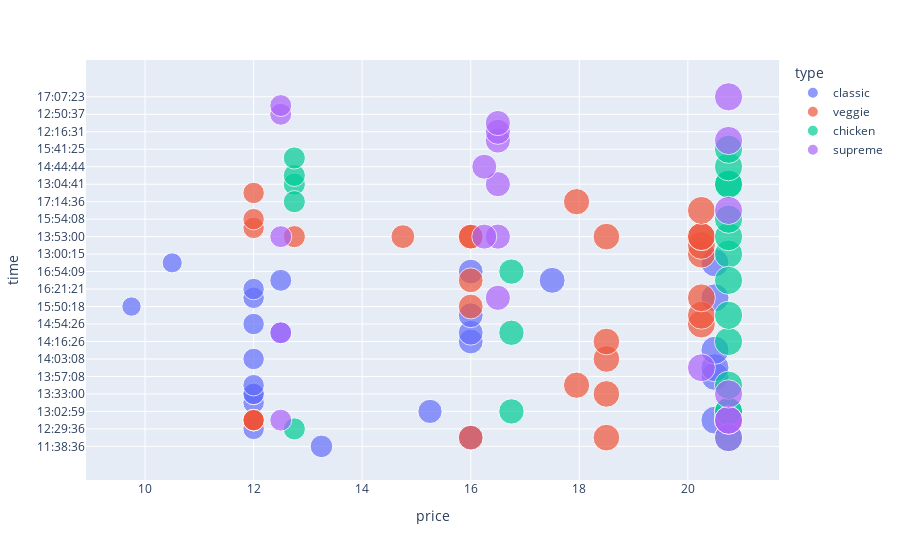

Here is the notebook cell this chart was saved with:
### Code cell
#df = px.data.iris()
fig = px.scatter(df_pizza_mini, x="price", y="time", color="type",
                 size='price', hover_data=['name'])
fig.show()

### Figure 1 — Plotly figure (JSON) as saved in the notebook; plotly's stock layout.template omitted (floating-point values rounded to 4 significant figures)
{"data": [{"customdata": [["hawaiian"], ["classic_dlx"], ["the_greek"], ["ital_cpcllo"], ["classic_dlx"], ["pepperoni"], ["the_greek"], ["big_meat"], ["the_greek"], ["napolitana"], ["napolitana"], ["ital_cpcllo"], ["big_meat"], ["ital_cpcllo"], ["ital_cpcllo"], ["ital_cpcllo"], ["pepperoni"], ["classic_dlx"], ["classic_dlx"], ["pepperoni"], ["ital_cpcllo"], ["big_meat"], ["the_greek"], ["pepperoni"], ["pep_msh_pep"], ["classic_dlx"], ["ital_cpcllo"], ["hawaiian"]], "hovertemplate": "type=classic<br>price=%{marker.size}<br>time=%{y}<br>name=%{customdata[0]}<extra></extra>", "legendgroup": "classic", "marker": {"color": "#636efa", "size": [13.25, 16.0, 12.0, 20.5, 12.0, 15.25, 12.0, 12.0, 12.0, 12.0, 20.5, 20.5, 12.0, 20.5, 16.0, 16.0, 12.5, 12.0, 16.0, 9.75, 20.5, 12.0, 12.0, 12.5, 17.5, 16.0, 20.5, 10.5], "sizemode": "area", "sizeref": 0.05187, "symbol": "circle"}, "mode": "markers", "name": "classic", "orientation": "h", "showlegend": true, "type": "scatter", "x": [13.25, 16.0, 12.0, 20.5, 12.0, 15.25, 12.0, 12.0, 12.0, 12.0, 20.5, 20.5, 12.0, 20.5, 16.0, 16.0, 12.5, 12.0, 16.0, 9.75, 20.5, 12.0, 12.0, 12.5, 17.5, 16.0, 20.5, 10.5], "xaxis": "x", "y": ["11:38:36", "11:57:40", "12:29:36", "12:52:01", "12:52:01", "13:02:59", "13:14:19", "13:33:00", "13:33:00", "13:34:07", "13:57:08", "13:59:09", "14:03:08", "14:14:29", "14:16:26", "14:23:01", "14:23:01", "14:54:26", "15:11:17", "15:50:18", "15:53:18", "15:53:18", "16:21:21", "16:32:04", "16:32:04", "16:54:09", "17:03:00", "17:03:00"], "yaxis": "y"}, {"customdata": [["mexicana"], ["five_cheese"], ["mexicana"], ["spin_pesto"], ["veggie_veg"], ["green_garden"], ["mexicana"], ["mexicana"], ["five_cheese"], ["four_cheese"], ["mediterraneo"], ["mexicana"], ["four_cheese"], ["spinach_fet"], ["mediterraneo"], ["five_cheese"], ["ital_veggie"], ["five_cheese"], ["five_cheese"], ["veggie_veg"], ["spinach_fet"], ["green_garden"], ["mexicana"], ["green_garden"], ["green_garden"], ["green_garden"], ["mexicana"], ["four_cheese"], ["green_garden"]], "hovertemplate": "type=veggie<br>price=%{marker.size}<br>time=%{y}<br>name=%{customdata[0]}<extra></extra>", "legendgroup": "veggie", "marker": {"color": "#EF553B", "size": [16.0, 18.5, 12.0, 20.75, 12.0, 12.0, 20.25, 20.25, 18.5, 17.95, 16.0, 20.25, 14.75, 20.25, 16.0, 18.5, 12.75, 18.5, 18.5, 20.25, 20.25, 12.0, 16.0, 20.25, 12.0, 16.0, 20.25, 17.95, 12.0], "sizemode": "area", "sizeref": 0.05187, "symbol": "circle"}, "mode": "markers", "name": "veggie", "orientation": "h", "showlegend": true, "type": "scatter", "x": [16.0, 18.5, 12.0, 20.75, 12.0, 12.0, 20.25, 20.25, 18.5, 17.95, 16.0, 20.25, 14.75, 20.25, 16.0, 18.5, 12.75, 18.5, 18.5, 20.25, 20.25, 12.0, 16.0, 20.25, 12.0, 16.0, 20.25, 17.95, 12.0], "xaxis": "x", "y": ["11:57:40", "11:57:40", "12:52:01", "12:52:01", "12:52:01", "12:52:01", "13:00:15", "13:11:55", "13:33:00", "13:34:07", "13:53:00", "13:53:00", "13:53:00", "13:53:00", "13:53:00", "13:53:00", "13:53:00", "14:03:08", "14:16:26", "14:54:26", "15:11:17", "15:41:01", "15:50:18", "15:53:18", "15:54:08", "16:32:04", "16:56:09", "17:14:36", "17:15:20"], "yaxis": "y"}, {"customdata": [["thai_ckn"], ["bbq_ckn"], ["southw_ckn"], ["cali_ckn"], ["cali_ckn"], ["bbq_ckn"], ["cali_ckn"], ["cali_ckn"], ["ckn_pesto"], ["thai_ckn"], ["bbq_ckn"], ["southw_ckn"], ["southw_ckn"], ["bbq_ckn"], ["thai_ckn"], ["bbq_ckn"], ["ckn_alfredo"], ["thai_ckn"], ["bbq_ckn"], ["thai_ckn"], ["bbq_ckn"], ["southw_ckn"]], "hovertemplate": "type=chicken<br>price=%{marker.size}<br>time=%{y}<br>name=%{customdata[0]}<extra></extra>", "legendgroup": "chicken", "marker": {"color": "#00cc96", "size": [20.75, 12.75, 20.75, 20.75, 16.75, 20.75, 12.75, 20.75, 20.75, 20.75, 20.75, 20.75, 12.75, 16.75, 20.75, 20.75, 12.75, 20.75, 20.75, 20.75, 16.75, 12.75], "sizemode": "area", "sizeref": 0.05187, "symbol": "circle"}, "mode": "markers", "name": "chicken", "orientation": "h", "showlegend": true, "type": "scatter", "x": [20.75, 12.75, 20.75, 20.75, 16.75, 20.75, 12.75, 20.75, 20.75, 20.75, 20.75, 20.75, 12.75, 16.75, 20.75, 20.75, 12.75, 20.75, 20.75, 20.75, 16.75, 12.75], "xaxis": "x", "y": ["11:57:40", "12:29:36", "13:00:15", "13:02:59", "13:02:59", "13:02:59", "13:04:41", "13:04:41", "13:04:41", "13:34:07", "13:53:00", "14:16:26", "14:19:03", "14:23:01", "14:44:44", "15:11:17", "15:35:46", "15:41:25", "15:54:08", "16:32:04", "16:54:09", "17:14:36"], "yaxis": "y"}, {"customdata": [["ital_supr"], ["prsc_argla"], ["ital_supr"], ["ital_supr"], ["ital_supr"], ["spinach_supr"], ["spinach_supr"], ["ital_supr"], ["spicy_ital"], ["ital_supr"], ["ital_supr"], ["soppressata"], ["ital_supr"], ["calabrese"], ["peppr_salami"], ["sicilian"], ["prsc_argla"], ["sicilian"], ["ital_supr"], ["ital_supr"], ["ital_supr"]], "hovertemplate": "type=supreme<br>price=%{marker.size}<br>time=%{y}<br>name=%{customdata[0]}<extra></extra>", "legendgroup": "supreme", "marker": {"color": "#ab63fa", "size": [20.75, 20.75, 16.5, 16.5, 16.5, 12.5, 12.5, 20.75, 20.75, 12.5, 16.5, 20.75, 16.5, 16.25, 12.5, 20.25, 12.5, 16.25, 16.5, 20.75, 20.75], "sizemode": "area", "sizeref": 0.05187, "symbol": "circle"}, "mode": "markers", "name": "supreme", "orientation": "h", "showlegend": true, "type": "scatter", "x": [20.75, 20.75, 16.5, 16.5, 16.5, 12.5, 12.5, 20.75, 20.75, 12.5, 16.5, 20.75, 16.5, 16.25, 12.5, 20.25, 12.5, 16.25, 16.5, 20.75, 20.75], "xaxis": "x", "y": ["11:57:40", "12:12:28", "12:12:28", "12:16:31", "12:21:30", "12:50:37", "12:51:37", "12:52:01", "12:52:01", "12:52:01", "13:04:41", "13:33:00", "13:53:00", "13:53:00", "13:53:00", "13:59:09", "14:23:01", "14:44:44", "15:53:18", "16:56:09", "17:07:23"], "yaxis": "y"}], "layout": {"legend": {"itemsizing": "constant", "title": {"text": "type"}, "tracegroupgap": 0}, "margin": {"t": 60}, "xaxis": {"anchor": "y", "domain": [0, 1], "title": {"text": "price"}}, "yaxis": {"anchor": "x", "domain": [0, 1], "title": {"text": "time"}}}}
